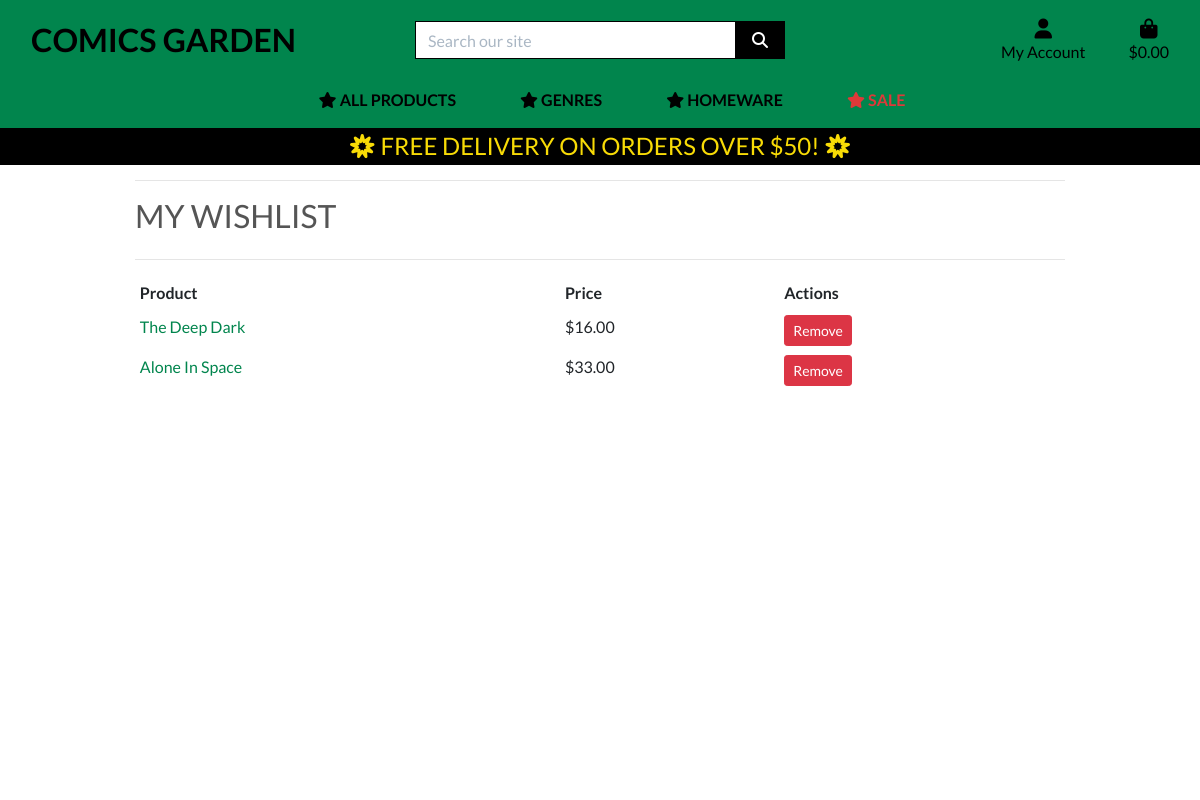
The page /products/wishlist/ (signed in) on the database its author committed.
### products/models.py (models this page shows, shortened)
class Wishlist(models.Model):
    user = models.ForeignKey(settings.AUTH_USER_MODEL, on_delete=models.CASCADE)
    product = models.ForeignKey('Product', on_delete=models.CASCADE)
    added_on = models.DateTimeField(default=timezone.now)
    class Meta:
        unique_together = ('user', 'product')
        verbose_name = 'Wishlist'
        verbose_name_plural = 'Wishlists'

class Product(models.Model):
    COVER_TYPE_CHOICES = [
        ('softcover', 'Softcover'),
        ('hardcover', 'Hardcover'),
    ]
    COLOR_CHOICES = [
        ('colour', 'Colour'),
        ('black_and_white', 'Black and White'),
        ('colour_bw', 'Colour + B&W'),
    ]
    artist = models.ForeignKey('Artist', null=True, blank=True, on_delete=models.SET_NULL)
    category = models.ForeignKey('Category', null=True, blank=True, on_delete=models.SET_NULL)
    publisher = models.ForeignKey('Publisher', null=True, blank=True, on_delete=models.SET_NULL)
    genres = models.ManyToManyField('Genre', blank=True)
    sku = models.CharField(max_length=254, null=True, blank=True)
    title = models.CharField(max_length=254)
    description = models.TextField()
    price = models.DecimalField(max_digits=6, decimal_places=2)
    rating = models.DecimalField(max_digits=6, decimal_places=2, null=True, blank=True)
    pages = models.IntegerField(null=True, blank=True)
    cover_type = models.CharField(max_length=50, choices=COVER_TYPE_CHOICES, blank=True)
    color_option = models.CharField(max_length=20, choices=COLOR_CHOICES, default='colour')
    image_url = models.URLField(max_length=1024, null=True, blank=True)
    image = models.ImageField(null=True, blank=True)
    date_added = models.DateTimeField(default=timezone.now)

### products/views.py (the view)
# urls.py: path('wishlist/', views.view_wishlist, name='wishlist'),
@login_required
def view_wishlist(request):
    wishlist_items = Wishlist.objects.filter(user=request.user)
    return render(request, 'products/wishlist.html', {'wishlist_items': wishlist_items})

### bag/contexts.py (called while the page is built, shortened)
def bag_contents(request):
    bag_items = []
    total = 0
    product_count = 0
    bag = request.session.get('bag', {})
    if total < settings.FREE_DELIVERY_THRESHOLD:
        delivery = total * Decimal(settings.STANDARD_DELIVERY_PERCENTAGE / 100)
        free_delivery_delta = settings.FREE_DELIVERY_THRESHOLD - total
    else:
        delivery = 0
        free_delivery_delta = 0
    grand_total = delivery + total
    context = {
        'bag_items': bag_items,
        'total': total,
        'product_count': product_count,
        'delivery': delivery,
        'free_delivery_delta': free_delivery_delta,
        'free_delivery_threshold': settings.FREE_DELIVERY_THRESHOLD,
        'grand_total': grand_total,
    }
    return context

### products/contexts.py (called while the page is built)
def top_genres(request):
    top_genres = Genre.objects.annotate(num_products=Count('product')).exclude(name__iexact='sale').order_by('-num_products')[:10]
    return {'top_genres': top_genres}

### products/templates/products/wishlist.html (shortened to what this page needs)
{% extends "base.html" %}
{% load static %}
{% block page_header %}
    <div class="container header-container">
    </div>
{% endblock %}
{% block content %}
<div class="overlay"></div>
<div class="container">
    <div class="row">
        <div class="col">
            <hr>
            <h2 class="logo-font mb-4">My Wishlist</h2>
            <hr>
        </div>
    </div>
    <div class="row">
        <div class="col-12">
            {% if wishlist_items %}
                <div class="wishlist-items table-responsive">
                    <table class="table table-sm table-borderless">
                        <thead>
                            <tr>
                                <th>Product</th>
                                <th>Price</th>
                                <th>Actions</th>
                            </tr>
                        </thead>
                        <tbody>
                            {% for item in wishlist_items %}
                                <tr>
                                    <td>
                                        <a href="{% url 'product_detail' item.product.id %}" title="{{ item.product.title }}">
                                            {{ item.product.title }}
                                        </a>
                                    </td>
                                    <td>${{ item.product.price }}</td>
                                    <td>
                                        <a href="{% url 'remove_from_wishlist' item.product.id %}" class="btn btn-danger btn-sm">Remove</a>
                                    </td>
                                </tr>
                            {% endfor %}
                        </tbody>
                    </table>
                </div>
            {% else %}
                <p class="text-muted">Your wishlist is currently empty.</p>
            {% endif %}
        </div>
    </div>
</div>
{% endblock %}

### static/css/base.css (style rules this page uses)
html { height: 100%; }
body { background: url('/media/homepage_background_cropped.jpg') no-repeat center center fixed; background-size: cover; height: calc(100vh - 164px); color: #555; font-family: 'Lato'; }
a { color: #01854d; }
.logo-font { text-transform: uppercase; }
.overlay { height: 100%; width: 100%; top: 0; left: 0; position: fixed; background: white; z-index: -1; }
@media (min-width: 1200px) { .container { max-width: 80%; } }
@media (min-width: 992px) { .header-container { padding-top: 164px; } }

### rows shown on the page
Wishlist: product "The Deep Dark", product.price "16.00"
Wishlist: product "Alone In Space", product.price "33.00"

### other values the page prints
{{ free_delivery_threshold }} "50"
